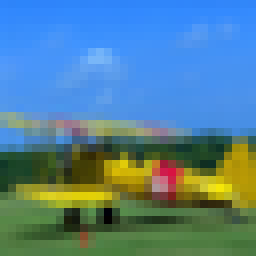
#> input picture output/images/test/airplane/airplane_00004.png, 32 x 32 px (shown 8 times larger); its folder holds only this picture in this run
$ jupyter execute --allow-errors 01_Image_Processing.ipynb
#> lines starting #> are read from the running program, lines starting #| are printed output that depends on the picture; after the words box and inside, x2 and y2 are one past the last pixel; in counts of white or black regions, pixels touching at a corner belong together
[cell 1]
import sys, platform, pkgutil

print("Python:", sys.version)
print("Platform:", platform.platform())

need = []
for m in ["numpy","pandas","matplotlib","PIL","cv2","sklearn"]:
    ok = pkgutil.find_loader(m) is not None
    print(f"Package '{m}':", "OK" if ok else "MISSING")
    if not ok: need.append(m)
if need:
    print("\nThiếu package:", need)
    print("Cài nhanh bằng:")
    print("  pip install numpy pandas matplotlib pillow opencv-python scikit-learn")
else:
    print("\n✅ Môi trường OK.")

[cell 2]
import os, glob, random, tarfile, pickle
from PIL import Image, ImageOps
import numpy as np, pandas as pd

IMG_DIR = "data/images"

def find_images(root):
    exts = (".jpg",".jpeg",".png",".bmp",".webp",".tif",".tiff")
    return [p for p in glob.glob(os.path.join(root,"**","*"), recursive=True)
            if p.lower().endswith(exts)]

images = find_images(IMG_DIR) if os.path.isdir(IMG_DIR) else []
print("Ảnh tìm thấy:", len(images))

if len(images) == 0:
    CANDIDATES = ["cifar-10-python.tar.gz","./cifar-10-python.tar.gz","../cifar-10-python.tar.gz"]
    tar_path = next((c for c in CANDIDATES if os.path.exists(c)), None)
    if tar_path is None:
        raise FileNotFoundError("Không có ảnh và không tìm thấy CIFAR-10.")
    out_root = os.path.join("data","images","cifar10_demo")
    os.makedirs(out_root, exist_ok=True)
    saved = 0
    with tarfile.open(tar_path,"r:gz") as tf:
        members=[m for m in tf.getmembers() if "data_batch" in m.name]
        for m in members:
            f=tf.extractfile(m); data=pickle.load(f,encoding="bytes")
            X=data[b"data"]; Y=data[b"labels"]
            for i in range(X.shape[0]):
                img=X[i].reshape(3,32,32).transpose(1,2,0)
                Image.fromarray(img).save(os.path.join(out_root,f"img_{saved:05d}.png"))
                saved+=1
                if saved>=300: break
            if saved>=300: break
    IMG_DIR=out_root; images=find_images(IMG_DIR)
    print(f"✅ Bung {saved} ảnh demo vào: {out_root}")

assert len(images)>0, "Không tìm thấy ảnh!"
random.seed(42); np.random.seed(42)
print("Ví dụ 5 ảnh:", images[:5])

[cell 3]
import time, matplotlib.pyplot as plt
from sklearn.preprocessing import StandardScaler
plt.rcParams["figure.dpi"]=120

TARGET_SIZES=[(128,128),(224,224)]
PAD_COLOR=(0,0,0)

def letterbox_resize(img, size=(224,224), color=(0,0,0)):
    w,h=img.size; sw,sh=size
    scale=min(sw/w, sh/h)
    nw,nh=int(w*scale), int(h*scale)
    img=img.resize((nw,nh), Image.BILINEAR)
    canvas=Image.new("RGB", size, color)
    canvas.paste(img,((sw-nw)//2,(sh-nh)//2))
    return canvas

def normalize_01(a): return a.astype(np.float32)/255.
def normalize_m11(a): return a.astype(np.float32)/127.5-1.

def standardize_dataset(X):
    flat=X.reshape(len(X),-1)
    scaler=StandardScaler()
    flat_std=scaler.fit_transform(flat)
    return flat_std.reshape(X.shape), scaler.mean_, scaler.scale_

def process_batch(paths,size=(224,224),max_n=10):
    sel=paths if len(paths)<=max_n else random.sample(paths,max_n)
    rgb_u8,gray_u8=[],[]
    t0=time.time()
    for p in sel:
        im=Image.open(p).convert("RGB")
        imr=letterbox_resize(im,size=size,color=PAD_COLOR)
        rgb_u8.append(np.asarray(imr))
        gray_u8.append(np.asarray(ImageOps.grayscale(imr)))
    t_resize=time.time()-t0
    Xrgb_u8=np.stack(rgb_u8); Xg_u8=np.stack(gray_u8)
    Xrgb_01=normalize_01(Xrgb_u8); Xrgb_m11=normalize_m11(Xrgb_u8)
    Xrgb_std,mu,sd=standardize_dataset(Xrgb_01.copy())
    return {"rgb_u8":Xrgb_u8,"gray_u8":Xg_u8,
            "rgb_01":Xrgb_01,"rgb_m11":Xrgb_m11,
            "rgb_std":Xrgb_std,"size":size,"t":t_resize,"paths":sel}

packs={sz:process_batch(images, size=sz, max_n=10) for sz in TARGET_SIZES}
#> in process_batch, im is the input picture: PIL image 32x32 RGB; mean R, G, B 83.9, 129, 148.9
#> in letterbox_resize, `img=img.resize((nw,nh), Image.BILINEAR)`:
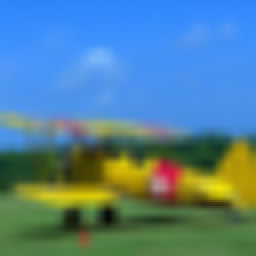
#> img: PIL image 128x128 RGB (shown 2 times larger); mean R, G, B 84, 129.1, 149
#> in letterbox_resize, `canvas=Image.new("RGB", size, color)`: canvas: PIL image 128x128 RGB; every value is 0
#> pass 2 of the loop in process_batch, `for p in sel:`:
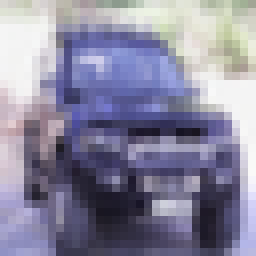
#> input picture output/images/test/automobile/automobile_00001.png, 32 x 32 px (shown 8 times larger)
#> in process_batch, im is the input picture: PIL image 32x32 RGB; mean R, G, B 138, 136, 158.5
#> in letterbox_resize (call 2), `img=img.resize((nw,nh), Image.BILINEAR)`:
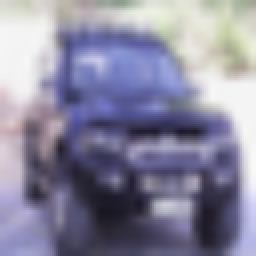
#> img: PIL image 128x128 RGB (shown 2 times larger); mean R, G, B 138.1, 136.1, 158.7
#> in letterbox_resize (call 3), `canvas=Image.new("RGB", size, color)`: canvas: PIL image 224x224 RGB; every value is 0
#> pass 2 of the loop in process_batch, `for p in sel:`:
#> packs = 2 items
print("✅ Xử lý xong 10 ảnh mẫu cho 2 kích thước.")

[cell 4]
os.makedirs("outputs/processed_128", exist_ok=True)
os.makedirs("outputs/processed_224", exist_ok=True)

def save_processed(pack, outdir):
    for i,img in enumerate(pack["rgb_01"]):
        out_path=os.path.join(outdir,f"img_{i:02d}.png")
        Image.fromarray((img*255).astype(np.uint8)).save(out_path)
    print(f"✅ Đã lưu {len(pack['rgb_01'])} ảnh vào {outdir}")

save_processed(packs[(128,128)], "outputs/processed_128")
#> the loop in save_processed, `for i,img in enumerate(pack["rgb_01"]):` made 2 passes
#| ✅ Đã lưu 2 ảnh vào outputs/processed_128
save_processed(packs[(224,224)], "outputs/processed_224")
#> the loop in save_processed (call 2), `for i,img in enumerate(pack["rgb_01"]):` made 2 passes
#| ✅ Đã lưu 2 ảnh vào outputs/processed_224

[cell 5]
def show_examples(packs, idx_list=range(3)):
    for idx in idx_list:
        fig=plt.figure(figsize=(8,4))
        ax=plt.subplot(1,2,1); ax.imshow(packs[(128,128)]["rgb_u8"][idx]); ax.set_title(f"128×128 RGB #{idx}"); ax.axis("off")
        ax=plt.subplot(1,2,2); ax.imshow(packs[(224,224)]["gray_u8"][idx], cmap="gray"); ax.set_title(f"224×224 Gray #{idx}"); ax.axis("off")
        plt.tight_layout(); plt.show()
#> (the rest of this cell did not finish here and is left out)

[cell 6]
rows=[]
for (w,h),pack in packs.items():
    N,H,W,C=pack["rgb_u8"].shape
    pixels=H*W
    rows.append({
        "Kích thước":f"{H}×{W}",
        "Số ảnh":N,
        "Pixels/ảnh":pixels,
        "RAM (MB)":round(pack["rgb_u8"].nbytes/1e6,2),
        "Thời gian resize (s)":round(pack["t"],3),
        "Tỉ lệ so 128×128":round(pixels/(128*128),2)
    })
#> this loop made 2 passes
#> (w, h, N, H, W, C, pixels) on passes 1 to 2: (128, 128, 2, 128, 128, 3, 16384), (224, 224, 2, 224, 224, 3, 50176)
#> after the loop, rows = 2 items
pd.DataFrame(rows)
#> Out = table of 2 rows and 6 columns

[cell 7]
def plot_hist(pack):
    arr01=pack["rgb_01"][:,:,:,0].ravel()
    arrm11=pack["rgb_m11"][:,:,:,0].ravel()
    arrstd=pack["rgb_std"][:,:,:,0].ravel()
    plt.figure(figsize=(6,4))
    plt.hist(arr01,bins=40,alpha=0.5,label="[0,1]")
    plt.hist(arrm11,bins=40,alpha=0.5,label="[-1,1]")
    plt.hist(arrstd,bins=40,alpha=0.5,label="Z-score")
    plt.legend(); plt.title(f"Histogram RGB {pack['size'][0]}×{pack['size'][1]}"); plt.show()

plot_hist(packs[(128,128)])
plot_hist(packs[(224,224)])
#> in plot_hist (call 2), `plt.legend()`:
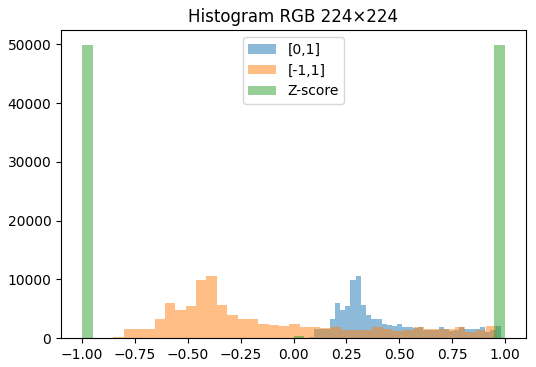
#> figure drawn by matplotlib, 1 panel; tallest bar 10538 high, from x = 0.294 to 0.319; tallest bar 10538 high, from x = -0.412 to -0.363

[cell 8]
def colorfulness(img):
    R,G,B = img[:,:,0], img[:,:,1], img[:,:,2]
    rg=np.abs(R-G); yb=np.abs(0.5*(R+G)-B)
    return np.sqrt(rg.std()**2 + yb.std()**2) + 0.3*np.sqrt(rg.mean()**2 + yb.mean()**2)

def entropy(gray):
    hist,_=np.histogram(gray.ravel(), bins=256, range=(0,255), density=True)
    hist=hist[hist>0]
    return -(hist*np.log2(hist)).sum()

rows=[]
#> (the rest of this cell did not finish here and is left out)

[cell 9]
# SAVE 10 GRAYSCALE IMAGES (128 & 224)
import os
from PIL import Image
import numpy as np

os.makedirs("outputs/gray_128", exist_ok=True)
os.makedirs("outputs/gray_224", exist_ok=True)

def save_gray_pack(pack, outdir, limit=10):
    n = min(limit, pack["gray_u8"].shape[0])
    for i in range(n):
        g = pack["gray_u8"][i]               # uint8 (H,W)
        Image.fromarray(g).save(os.path.join(outdir, f"gray_{i:02d}.png"))
    print(f"✅ Saved {n} grayscale images to: {outdir}")

save_gray_pack(packs[(128,128)], "outputs/gray_128", limit=10)
#| ✅ Saved 2 grayscale images to: outputs/gray_128
save_gray_pack(packs[(224,224)], "outputs/gray_224", limit=10)
#| ✅ Saved 2 grayscale images to: outputs/gray_224

[cell 10]
import cv2 as cv

def prewitt(g):
    kx=np.array([[-1,0,1],[-1,0,1],[-1,0,1]])
    ky=np.array([[1,1,1],[0,0,0],[-1,-1,-1]])
    gx=cv.filter2D(g,cv.CV_32F,kx)
    gy=cv.filter2D(g,cv.CV_32F,ky)
    mag=np.sqrt(gx**2+gy**2)
    return np.uint8(255*mag/mag.max())

def sobel(g):
    sx=cv.Sobel(g,cv.CV_32F,1,0,ksize=3)
    sy=cv.Sobel(g,cv.CV_32F,0,1,ksize=3)
    mag=np.sqrt(sx**2+sy**2)
    return np.uint8(255*mag/mag.max())

def canny(g): return cv.Canny(g,80,160)

def show_edges(pack, idx=0):
    g=pack["gray_u8"][idx]
    sob,spr,can=sobel(g),prewitt(g),canny(g)
    fig,ax=plt.subplots(1,3,figsize=(9,3))
    for a,img,t in zip(ax,[sob,spr,can],["Sobel","Prewitt","Canny"]):
        a.imshow(img,cmap="gray"); a.set_title(t); a.axis("off")
    plt.suptitle(f"Edges {pack['size'][0]}×{pack['size'][1]} - #{idx}")
    plt.show()

show_edges(packs[(224,224)],0)
#> in sobel, `sy=cv.Sobel(g,cv.CV_32F,0,1,ksize=3)`:
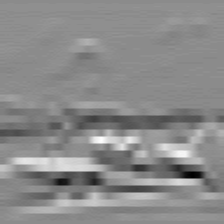
#> sy: shape (224, 224) float32; min -142, max 118, mean -0.5; drawn with min black and max white
#> in sobel, `return np.uint8(255*mag/mag.max())`:
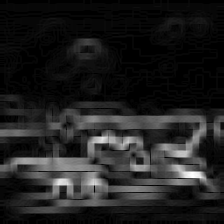
#> returned value: shape (224, 224); min 0, max 254, mean 32.1
#> in prewitt, `kx=np.array([[-1,0,1],[-1,0,1],[-1,0,1]])`: kx = [[-1, 0, 1], [-1, 0, 1], [-1, 0, 1]]
#> in prewitt, `gy=cv.filter2D(g,cv.CV_32F,ky)`:
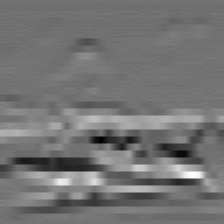
#> gy: shape (224, 224) float32; min -88, max 106, mean 0.4; drawn with min black and max white
#> in canny, `def canny(g): return cv.Canny(g,80,160)`:
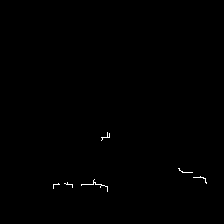
#> returned value: shape (224, 224); 0.26% white in thin lines or dots, all inside (x1, y1, x2, y2) = (53, 132, 207, 192)
#> the loop in show_edges, `for a,img,t in zip(ax,[sob,spr,can],["Sobel","Prewitt","Canny"]):` made 3 passes
#> t on passes 1 to 3: 'Sobel', 'Prewitt', 'Canny'

# edge density
rows=[]
#> (the rest of this cell did not finish here and is left out)

[cell 11]
# SAVE 10 EDGE MAPS (Sobel / Prewitt / Canny) for 128 & 224
import os, numpy as np, cv2 as cv
from PIL import Image

# (Re)define edge functions in case this cell runs independently
def prewitt(gray_u8):
    kx = np.array([[-1,0,1],[-1,0,1],[-1,0,1]], dtype=np.float32)
    ky = np.array([[ 1,1,1],[ 0,0,0],[-1,-1,-1]], dtype=np.float32)
    gx = cv.filter2D(gray_u8, cv.CV_32F, kx)
    gy = cv.filter2D(gray_u8, cv.CV_32F, ky)
    mag = np.sqrt(gx*gx + gy*gy)
    return np.uint8(255 * (mag / (mag.max() + 1e-6)))

def sobel(gray_u8):
    sx = cv.Sobel(gray_u8, cv.CV_32F, 1, 0, ksize=3)
    sy = cv.Sobel(gray_u8, cv.CV_32F, 0, 1, ksize=3)
    mag = np.sqrt(sx*sx + sy*sy)
    return np.uint8(255 * (mag / (mag.max() + 1e-6)))

def canny(gray_u8, t1=80, t2=160):
    return cv.Canny(gray_u8, t1, t2)

def save_edges_for_pack(pack, root_out, limit=10):
    # make folders
    d_sobel   = os.path.join(root_out, "sobel")
    d_prewitt = os.path.join(root_out, "prewitt")
    d_canny   = os.path.join(root_out, "canny")
    for d in (d_sobel, d_prewitt, d_canny):
        os.makedirs(d, exist_ok=True)

    n = min(limit, pack["gray_u8"].shape[0])
    for i in range(n):
        g = pack["gray_u8"][i]  # uint8 (H,W)

        e_sob = sobel(g)
        e_pre = prewitt(g)
        e_can = canny(g)

        Image.fromarray(e_sob).save(os.path.join(d_sobel,   f"edge_sobel_{i:02d}.png"))
        Image.fromarray(e_pre).save(os.path.join(d_prewitt, f"edge_prewitt_{i:02d}.png"))
        Image.fromarray(e_can).save(os.path.join(d_canny,   f"edge_canny_{i:02d}.png"))

    print(f"✅ Saved {n} edge triplets to: {root_out} (sobel/prewitt/canny)")

# 128×128
save_edges_for_pack(packs[(128,128)], "outputs/edges_128", limit=10)
#> the loop in save_edges_for_pack, `for d in (d_sobel, d_prewitt, d_canny):` made 3 passes
#> d on passes 1 to 3: 'outputs/edges_128/sobel', 'outputs/edges_128/prewitt', 'outputs/edges_128/canny'
#> after the loop in save_edges_for_pack, `for i in range(n):`: e_can: shape (128, 128); 4.7% white in thin lines or dots, all inside (x1, y1, x2, y2) = (11, 2, 121, 128)
#> after the loop in save_edges_for_pack, `for i in range(n):`:
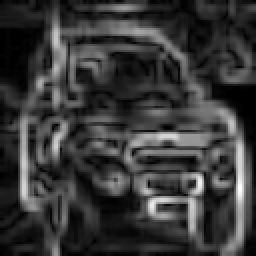
#> e_pre: shape (128, 128) (shown 2 times larger); min 0, max 255, mean 56.6
#| ✅ Saved 2 edge triplets to: outputs/edges_128 (sobel/prewitt/canny)
# 224×224
save_edges_for_pack(packs[(224,224)], "outputs/edges_224", limit=10)
#> call 2 of save_edges_for_pack, with root_out = 'outputs/edges_224', limit = 10
#> the loop in save_edges_for_pack (call 2), `for d in (d_sobel, d_prewitt, d_canny):` made 3 passes
#> d on passes 1 to 3: 'outputs/edges_224/sobel', 'outputs/edges_224/prewitt', 'outputs/edges_224/canny'
#> after the loop in save_edges_for_pack (call 2), `for i in range(n):`: e_can: shape (224, 224); 0.3% white in thin lines or dots, all inside (x1, y1, x2, y2) = (47, 115, 176, 193)
#> after the loop in save_edges_for_pack (call 2), `for i in range(n):`:
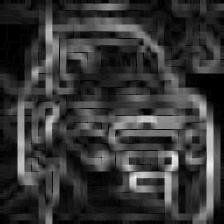
#> e_pre: shape (224, 224); min 0, max 255, mean 54.5
#| ✅ Saved 2 edge triplets to: outputs/edges_224 (sobel/prewitt/canny)
